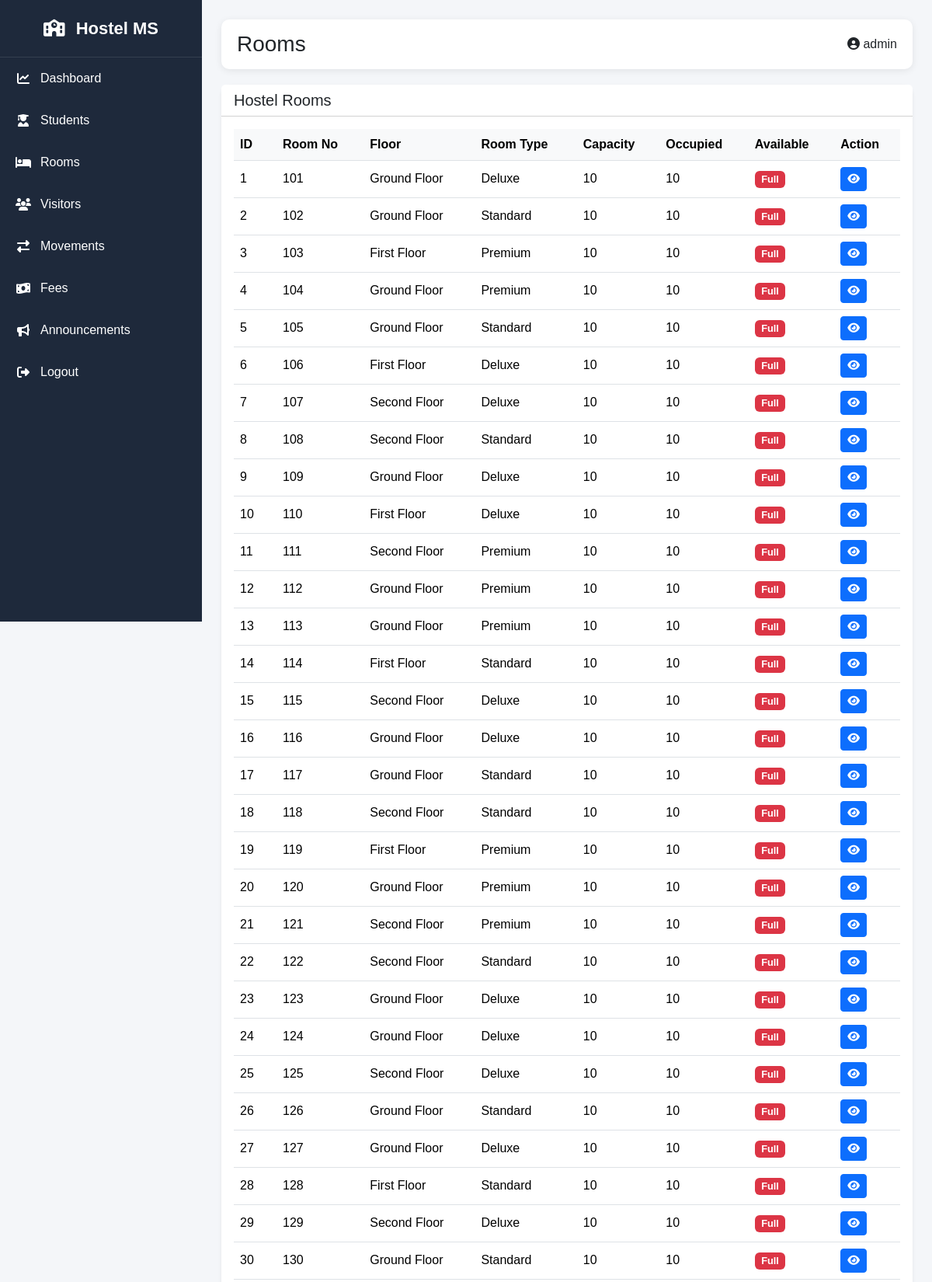
Page /rooms (signed in, upper part) on the committed database.
### models.py (models this page shows)
class Room(db.Model):
    __tablename__ = "rooms"
    id = db.Column(
        db.Integer,
        primary_key=True
    )
    room_no = db.Column(
        db.String(20),
        unique=True,
        nullable=False
    )
    floor = db.Column(
        db.String(50),
        nullable=False
    )
    room_type = db.Column(
        db.String(50),
        nullable=False
    )
    capacity = db.Column(
        db.Integer,
        default=4
    )
    occupied = db.Column(
        db.Integer,
        default=0
    )
    created_at = db.Column(
        db.DateTime,
        default=datetime.utcnow
    )

### routes/hostel_routes.py (the view)
@hostel_bp.route(
    "/rooms"
)
def rooms():
    if "user_id" not in session:
        return redirect(
            url_for(
                "auth.login"
            )
        )
    rooms = Room.query.order_by(
        Room.room_no
    ).all()
    return render_template(
        "rooms.html",
        rooms=rooms
    )

### templates/rooms.html (shortened to what this page needs)
{% extends "base.html" %}
{% block page_title %}
Rooms
{% endblock %}
{% block content %}
<div class="card border-0 shadow-sm">
    <div class="card-header bg-white">
        <h5 class="mb-0">
            Hostel Rooms
        </h5>
    </div>
    <div class="card-body">
        <div class="table-responsive">
            <table class="table table-hover align-middle">
                <thead>
                    <tr>
                        <th>ID</th>
                        <th>Room No</th>
                        <th>Floor</th>
                        <th>Room Type</th>
                        <th>Capacity</th>
                        <th>Occupied</th>
                        <th>Available</th>
                        <th>Action</th>
                    </tr>
                </thead>
                <tbody>
                    {% for room in rooms %}
                    <tr>
                        <td>
                            {{ room.id }}
                        </td>
                        <td>
                            {{ room.room_no }}
                        </td>
                        <td>
                            {{ room.floor }}
                        </td>
                        <td>
                            {{ room.room_type }}
                        </td>
                        <td>
                            {{ room.capacity }}
                        </td>
                        <td>
                            {{ room.occupied }}
                        </td>
                        <td>
                            {% set available = room.capacity - room.occupied %}
                            {% if available > 0 %}
                            <span class="badge bg-success">
                                {{ available }}
                            </span>
                            {% else %}
                            <span class="badge bg-danger">
                                Full
                            </span>
                            {% endif %}
                        </td>
                        <td>
                            <a
                                href="{{ url_for('hostel.room_details', room_id=room.id) }}"
                                class="btn btn-sm btn-primary"
                            >
                                <i class="fas fa-eye"></i>
                            </a>
                        </td>
                    </tr>
                    {% else %}
                    <tr>
                        <td colspan="8" class="text-center text-muted">
                            No rooms found
                        </td>
                    </tr>
                    {% endfor %}
                </tbody>
            </table>
        </div>
    </div>
</div>
{% endblock %}

### static/css/style.css (style rules this page uses)
* { margin:0; padding:0; box-sizing:border-box; }
body { background:#f4f6f9; font-family:Arial,Helvetica,sans-serif; }
.card { border-radius:12px; }
.table th { background:#f8f9fa; }
.badge { font-size:0.8rem; }

### rows in the picture
Room: id "1", room_no "101", floor "Ground Floor", room_type "Deluxe", capacity "10", occupied "10"
Room: id "2", room_no "102", floor "Ground Floor", room_type "Standard", capacity "10", occupied "10"
Room: id "3", room_no "103", floor "First Floor", room_type "Premium", capacity "10", occupied "10"
Room: id "4", room_no "104", floor "Ground Floor", room_type "Premium", capacity "10", occupied "10"
Room: id "5", room_no "105", floor "Ground Floor", room_type "Standard", capacity "10", occupied "10"
Room: id "6", room_no "106", floor "First Floor", room_type "Deluxe", capacity "10", occupied "10"
Room: id "7", room_no "107", floor "Second Floor", room_type "Deluxe", capacity "10", occupied "10"
Room: id "8", room_no "108", floor "Second Floor", room_type "Standard", capacity "10", occupied "10"
Room: id "9", room_no "109", floor "Ground Floor", room_type "Deluxe", capacity "10", occupied "10"
Room: id "10", room_no "110", floor "First Floor", room_type "Deluxe", capacity "10", occupied "10"
Room: id "11", room_no "111", floor "Second Floor", room_type "Premium", capacity "10", occupied "10"
Room: id "12", room_no "112", floor "Ground Floor", room_type "Premium", capacity "10", occupied "10"
Room: id "13", room_no "113", floor "Ground Floor", room_type "Premium", capacity "10", occupied "10"
Room: id "14", room_no "114", floor "First Floor", room_type "Standard", capacity "10", occupied "10"
Room: id "15", room_no "115", floor "Second Floor", room_type "Deluxe", capacity "10", occupied "10"
Room: id "16", room_no "116", floor "Ground Floor", room_type "Deluxe", capacity "10", occupied "10"
Room: id "17", room_no "117", floor "Ground Floor", room_type "Standard", capacity "10", occupied "10"
Room: id "18", room_no "118", floor "Second Floor", room_type "Standard", capacity "10", occupied "10"
Room: id "19", room_no "119", floor "First Floor", room_type "Premium", capacity "10", occupied "10"
Room: id "20", room_no "120", floor "Ground Floor", room_type "Premium", capacity "10", occupied "10"
Room: id "21", room_no "121", floor "Second Floor", room_type "Premium", capacity "10", occupied "10"
Room: id "22", room_no "122", floor "Second Floor", room_type "Standard", capacity "10", occupied "10"
Room: id "23", room_no "123", floor "Ground Floor", room_type "Deluxe", capacity "10", occupied "10"
Room: id "24", room_no "124", floor "Ground Floor", room_type "Deluxe", capacity "10", occupied "10"
Room: id "25", room_no "125", floor "Second Floor", room_type "Deluxe", capacity "10", occupied "10"
Room: id "26", room_no "126", floor "Ground Floor", room_type "Standard", capacity "10", occupied "10"
Room: id "27", room_no "127", floor "Ground Floor", room_type "Deluxe", capacity "10", occupied "10"
Room: id "28", room_no "128", floor "First Floor", room_type "Standard", capacity "10", occupied "10"
Room: id "29", room_no "129", floor "Second Floor", room_type "Deluxe", capacity "10", occupied "10"
Room: id "30", room_no "130", floor "Ground Floor", room_type "Standard", capacity "10", occupied "10"

### other values in the picture
{{ session.get('username') }} "admin"
